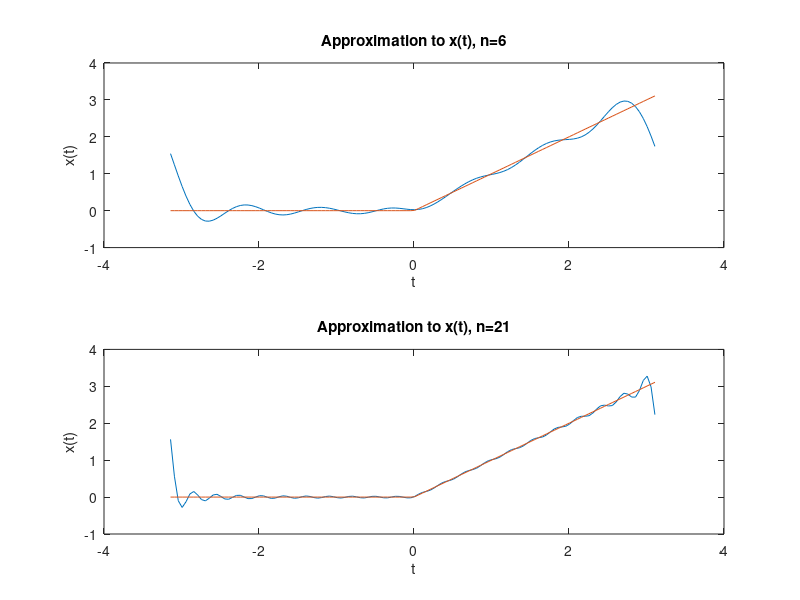

Recreate this plot in MATLAB.
% We first generate points in time for plotting
t=[-pi:.05:pi];
size_of_t=size(t);
F=(pi/4)*ones(size_of_t); % for Fourier series
for n=1:6 % considering 6 points
F=F+(1/pi)*(-2*cos((2*n-1)*t)/(2*n-1)^2)-((-1)^n*sin(n*t)/n);
end
% now we create x(t)
xplot=zeros(size_of_t);
for k=1:length(t)
	if t(k) < 0
	xplot(k)=0;
	else
	xplot(k)=t(k);
end
end
subplot(2,1,1),plot(t,F,t,xplot);
xlabel('t')
ylabel('x(t)')
title('Approximation to x(t), n=6')
% we can add more point: add 15 more
for n=7:21
F=F+(1/pi)*(-2*cos((2*n-1)*t)/(2*n-1)^2)-((-1)^n*sin(n*t)/n);
end
subplot(2,1,2),plot(t,F,t,xplot);
xlabel('t'),
ylabel('x(t)'),
title('Approximation to x(t), n=21');
